Frame 1 (no input): blank canvas, image omitted
Frame 60 (the mouse pressed at the canvas centre just before this capture): blank canvas, image omitted
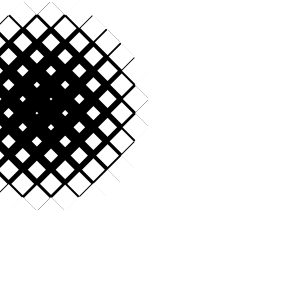
Frame 120 (the mouse held since frame 60 and released just before this capture)

The Processing sketch whose frames 1 and 60 were blank and that drew this single picture after the mouse press (run headless with seeded random() and noise(); from frame 60 on, the mouse is pressed at the canvas centre):

// Processing sketch: processing_42988
// ── processing_42988.pde

void setup(){
  
  size(300,300);
  smooth();
  noStroke();

}

   float posX;
  float posY;
  float dimensionX=0;
  float distance;
  float dimensionY=0;
  float dimensionscale;
  float mousX;
  float mousY;
  float j;
void draw(){
      

  background(0);
  rectMode(CENTER);
  translate(150,0);
  for(int wx = 0-100; wx<=width+100; wx=wx+20){
    for(int wy=0-100;wy<=height+100; wy=wy+20){
      posX=wx;
      posY=wy;

distance=sqrt((mouseX-150-wx)*(mouseX-150-wx)+(mouseY-wy)*(mouseY-wy));

dimensionscale=distance/5;
pushMatrix();
      
  rotate(PI/4);
      whitesq(posX,posY,dimensionscale);
popMatrix();
    }
  }

}



void whitesq(float posX, float posY, float dimensionscale){
  

float dimension;
dimension=dimensionscale;
  
    fill(255);
  rect(posX,posY,dimension,dimension);
  
}
  
  
